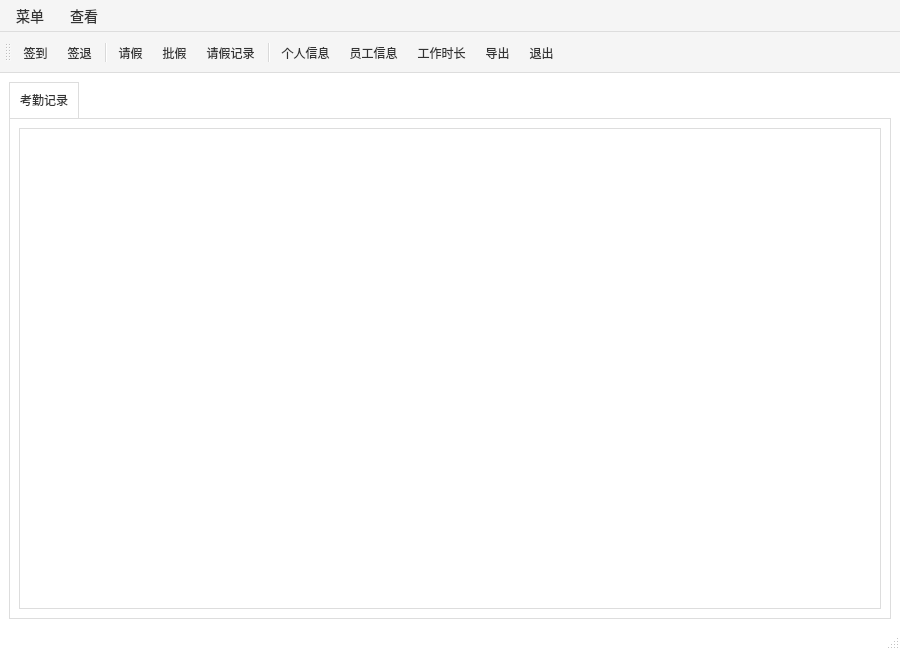
<?xml version="1.0" encoding="UTF-8"?>
<ui version="4.0">
 <class>MainWindowTotal</class>
 <widget class="QMainWindow" name="MainWindowTotal">
  <property name="geometry">
   <rect>
    <x>0</x>
    <y>0</y>
    <width>900</width>
    <height>650</height>
   </rect>
  </property>
  <property name="windowTitle">
   <string>职工考勤</string>
  </property>
  <property name="styleSheet">
   <string notr="true">QMainWindow {
    background-color: #ffffff;
    font-family: &quot;Segoe UI&quot;, sans-serif;
}
QMenuBar {
    background-color: #f5f5f5;
    color: #333333;
    font-size: 14px;
    border-bottom: 1px solid #dddddd;
}
QMenuBar::item {
    background-color: transparent;
    padding: 5px 10px;
}
QMenuBar::item:selected {
    background-color: #e0e0e0;
}
QMenu {
    background-color: #f5f5f5;
    color: #333333;
    border: 1px solid #dddddd;
}
QMenu::item:selected {
    background-color: #e0e0e0;
}
QToolBar {
    background-color: #f5f5f5;
    border: none;
    padding: 5px;
    border-bottom: 1px solid #dddddd;
}
QToolButton {
    background-color: transparent;
    color: #333333;
    padding: 5px;
    border-radius: 5px;
}
QToolButton:hover {
    background-color: #e0e0e0;
}
QTabWidget::pane {
    border: 1px solid #dddddd;
    background-color: #ffffff;
}
QTabBar::tab {
    background-color: #f5f5f5;
    color: #333333;
    padding: 10px;
    border: 1px solid #dddddd;
    border-bottom: none;
}
QTabBar::tab:selected {
    background-color: #ffffff;
    border-bottom: 1px solid #ffffff;
}
QTableWidget {
    background-color: #ffffff;
    border: 1px solid #dddddd;
    gridline-color: #dddddd;
}
QHeaderView::section {
    background-color: #f5f5f5;
    color: #333333;
    padding: 5px;
    border: 1px solid #dddddd;
}</string>
  </property>
  <property name="toolButtonStyle">
   <enum>Qt::ToolButtonStyle::ToolButtonTextUnderIcon</enum>
  </property>
  <widget class="QWidget" name="centralwidget">
   <layout class="QVBoxLayout" name="verticalLayout_2">
    <item>
     <widget class="QTabWidget" name="tabWidget">
      <property name="currentIndex">
       <number>0</number>
      </property>
      <property name="tabsClosable">
       <bool>false</bool>
      </property>
      <widget class="QWidget" name="tab">
       <attribute name="title">
        <string>考勤记录</string>
       </attribute>
       <layout class="QVBoxLayout" name="verticalLayout">
        <item>
         <widget class="QTableWidget" name="tableWidget"/>
        </item>
       </layout>
      </widget>
     </widget>
    </item>
   </layout>
  </widget>
  <widget class="QMenuBar" name="menubar">
   <property name="geometry">
    <rect>
     <x>0</x>
     <y>0</y>
     <width>900</width>
     <height>29</height>
    </rect>
   </property>
   <widget class="QMenu" name="menu">
    <property name="title">
     <string>菜单</string>
    </property>
    <addaction name="actionSignIn"/>
    <addaction name="actionSign_out"/>
    <addaction name="separator"/>
    <addaction name="actionLeave"/>
    <addaction name="actionPermit"/>
    <addaction name="separator"/>
    <addaction name="actionExit"/>
   </widget>
   <widget class="QMenu" name="menu_2">
    <property name="title">
     <string>查看</string>
    </property>
    <addaction name="actionRecord"/>
    <addaction name="separator"/>
    <addaction name="actionPerson"/>
    <addaction name="actionEmployeeInfo"/>
    <addaction name="separator"/>
    <addaction name="actionWorkTime"/>
    <addaction name="actionExport"/>
   </widget>
   <addaction name="menu"/>
   <addaction name="menu_2"/>
  </widget>
  <widget class="QStatusBar" name="statusbar"/>
  <widget class="QToolBar" name="toolBar">
   <property name="windowTitle">
    <string>toolBar</string>
   </property>
   <property name="iconSize">
    <size>
     <width>40</width>
     <height>40</height>
    </size>
   </property>
   <attribute name="toolBarArea">
    <enum>TopToolBarArea</enum>
   </attribute>
   <attribute name="toolBarBreak">
    <bool>false</bool>
   </attribute>
   <addaction name="actionSignIn"/>
   <addaction name="actionSign_out"/>
   <addaction name="separator"/>
   <addaction name="actionLeave"/>
   <addaction name="actionPermit"/>
   <addaction name="actionRecord"/>
   <addaction name="separator"/>
   <addaction name="actionPerson"/>
   <addaction name="actionEmployeeInfo"/>
   <addaction name="actionWorkTime"/>
   <addaction name="actionExport"/>
   <addaction name="actionExit"/>
  </widget>
  <action name="actionSignIn">
   <property name="icon">
    <iconset resource="src.qrc">
     <normaloff>:/images/打卡.png</normaloff>:/images/打卡.png</iconset>
   </property>
   <property name="text">
    <string>签到</string>
   </property>
   <property name="toolTip">
    <string>签到</string>
   </property>
   <property name="shortcut">
    <string>Ctrl+I</string>
   </property>
   <property name="menuRole">
    <enum>QAction::MenuRole::NoRole</enum>
   </property>
  </action>
  <action name="actionLeave">
   <property name="icon">
    <iconset resource="src.qrc">
     <normaloff>:/images/请假.png</normaloff>:/images/请假.png</iconset>
   </property>
   <property name="text">
    <string>请假</string>
   </property>
   <property name="toolTip">
    <string>请假</string>
   </property>
   <property name="shortcut">
    <string>Ctrl+L</string>
   </property>
   <property name="menuRole">
    <enum>QAction::MenuRole::NoRole</enum>
   </property>
  </action>
  <action name="actionPermit">
   <property name="icon">
    <iconset resource="src.qrc">
     <normaloff>:/images/事务.png</normaloff>:/images/事务.png</iconset>
   </property>
   <property name="text">
    <string>批假</string>
   </property>
   <property name="toolTip">
    <string>批假</string>
   </property>
   <property name="shortcut">
    <string>Ctrl+P</string>
   </property>
   <property name="menuRole">
    <enum>QAction::MenuRole::NoRole</enum>
   </property>
  </action>
  <action name="actionExport">
   <property name="icon">
    <iconset resource="src.qrc">
     <normaloff>:/icon/导出.png</normaloff>:/icon/导出.png</iconset>
   </property>
   <property name="text">
    <string>导出</string>
   </property>
   <property name="toolTip">
    <string>导出</string>
   </property>
   <property name="menuRole">
    <enum>QAction::MenuRole::NoRole</enum>
   </property>
  </action>
  <action name="actionExit">
   <property name="icon">
    <iconset resource="src.qrc">
     <normaloff>:/images/exit.png</normaloff>:/images/exit.png</iconset>
   </property>
   <property name="text">
    <string>退出</string>
   </property>
   <property name="toolTip">
    <string>退出</string>
   </property>
   <property name="shortcut">
    <string>Ctrl+Q</string>
   </property>
   <property name="menuRole">
    <enum>QAction::MenuRole::NoRole</enum>
   </property>
  </action>
  <action name="actionRecord">
   <property name="icon">
    <iconset resource="src.qrc">
     <normaloff>:/images/台账.png</normaloff>:/images/台账.png</iconset>
   </property>
   <property name="text">
    <string>请假记录</string>
   </property>
   <property name="toolTip">
    <string>我的请假记录</string>
   </property>
   <property name="shortcut">
    <string>Ctrl+M</string>
   </property>
   <property name="menuRole">
    <enum>QAction::MenuRole::NoRole</enum>
   </property>
  </action>
  <action name="actionEmployeeInfo">
   <property name="icon">
    <iconset resource="src.qrc">
     <normaloff>:/images/login2.png</normaloff>:/images/login2.png</iconset>
   </property>
   <property name="text">
    <string>员工信息</string>
   </property>
   <property name="toolTip">
    <string>员工信息</string>
   </property>
   <property name="menuRole">
    <enum>QAction::MenuRole::NoRole</enum>
   </property>
  </action>
  <action name="actionSign_out">
   <property name="icon">
    <iconset resource="src.qrc">
     <normaloff>:/images/考勤.png</normaloff>:/images/考勤.png</iconset>
   </property>
   <property name="text">
    <string>签退</string>
   </property>
   <property name="toolTip">
    <string>签退</string>
   </property>
   <property name="shortcut">
    <string>Ctrl+O</string>
   </property>
   <property name="menuRole">
    <enum>QAction::MenuRole::NoRole</enum>
   </property>
  </action>
  <action name="actionWorkTime">
   <property name="icon">
    <iconset resource="src.qrc">
     <normaloff>:/images/加班.png</normaloff>:/images/加班.png</iconset>
   </property>
   <property name="text">
    <string>工作时长</string>
   </property>
   <property name="toolTip">
    <string>工作时长</string>
   </property>
   <property name="menuRole">
    <enum>QAction::MenuRole::NoRole</enum>
   </property>
  </action>
  <action name="actionPerson">
   <property name="icon">
    <iconset resource="src.qrc">
     <normaloff>:/images/客户.png</normaloff>:/images/客户.png</iconset>
   </property>
   <property name="text">
    <string>个人信息</string>
   </property>
   <property name="toolTip">
    <string>个人信息</string>
   </property>
   <property name="menuRole">
    <enum>QAction::MenuRole::NoRole</enum>
   </property>
  </action>
 </widget>
 <resources>
  <include location="src.qrc"/>
 </resources>
 <connections/>
</ui>
